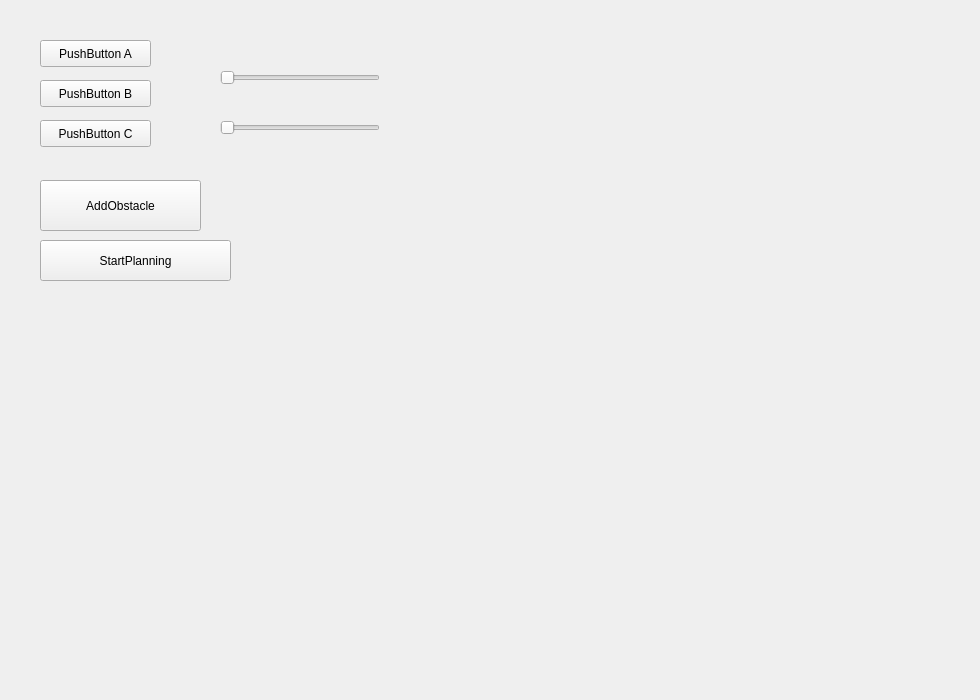
<?xml version="1.0" encoding="UTF-8"?>
<ui version="4.0">
 <class>SimpleWidget</class>
 <widget class="QWidget" name="SimpleWidget">
  <property name="geometry">
   <rect>
    <x>0</x>
    <y>0</y>
    <width>980</width>
    <height>700</height>
   </rect>
  </property>
  <property name="windowTitle">
   <string>Form</string>
  </property>
  <widget class="QPushButton" name="pushButton_A">
   <property name="geometry">
    <rect>
     <x>40</x>
     <y>40</y>
     <width>111</width>
     <height>27</height>
    </rect>
   </property>
   <property name="text">
    <string>PushButton A</string>
   </property>
  </widget>
  <widget class="QPushButton" name="pushButton_B">
   <property name="geometry">
    <rect>
     <x>40</x>
     <y>80</y>
     <width>111</width>
     <height>27</height>
    </rect>
   </property>
   <property name="text">
    <string>PushButton B</string>
   </property>
  </widget>
  <widget class="QPushButton" name="pushButton_C">
   <property name="geometry">
    <rect>
     <x>40</x>
     <y>120</y>
     <width>111</width>
     <height>27</height>
    </rect>
   </property>
   <property name="text">
    <string>PushButton C</string>
   </property>
  </widget>
  <widget class="QPushButton" name="pushButtonPlanning">
   <property name="geometry">
    <rect>
     <x>40</x>
     <y>240</y>
     <width>191</width>
     <height>41</height>
    </rect>
   </property>
   <property name="text">
    <string>StartPlanning</string>
   </property>
  </widget>
  <widget class="QPushButton" name="pushButtonAddCollisionOb">
   <property name="geometry">
    <rect>
     <x>40</x>
     <y>180</y>
     <width>161</width>
     <height>51</height>
    </rect>
   </property>
   <property name="text">
    <string>AddObstacle</string>
   </property>
  </widget>
  <widget class="QSlider" name="obstacleX">
   <property name="geometry">
    <rect>
     <x>220</x>
     <y>70</y>
     <width>160</width>
     <height>16</height>
    </rect>
   </property>
   <property name="orientation">
    <enum>Qt::Horizontal</enum>
   </property>
  </widget>
  <widget class="QSlider" name="obstacleY">
   <property name="geometry">
    <rect>
     <x>220</x>
     <y>120</y>
     <width>160</width>
     <height>16</height>
    </rect>
   </property>
   <property name="orientation">
    <enum>Qt::Horizontal</enum>
   </property>
  </widget>
 </widget>
 <resources/>
 <connections/>
</ui>
